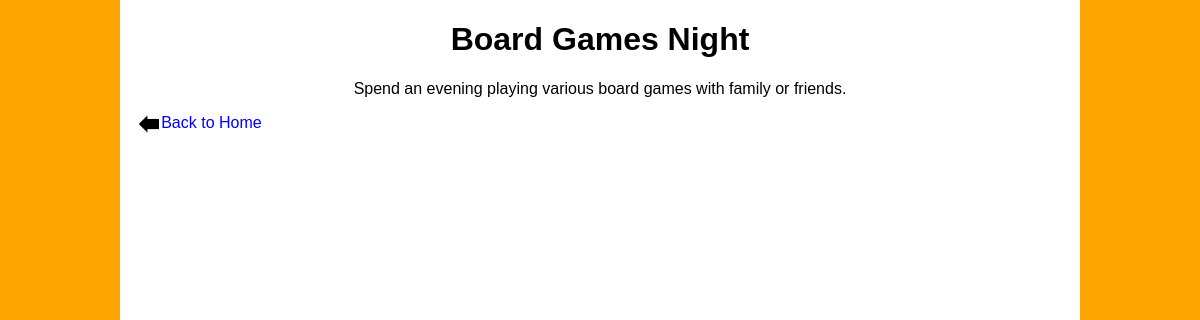
Screenshot of /activitypage/Board Games Night with the database file from the repository.
### tables this page shows
CREATE TABLE activity(
activity_id integer primary key autoincrement,
name text not null,
description text not null,
link text);

### main.py (the view)
@app.route('/activitypage/<activity>')
def activitypage(activity):
    cursor.execute("SELECT activity.name, activity.description FROM activity WHERE activity.name = ?", (activity,))
    activity = cursor.fetchone()
    if activity:
        activity_details = {
            'name': activity['name'],
            'description': activity['description']
        }
        return render_template('activitypage.html', activity=activity_details)
    else:
        return "Activity not found", 404

### templates/activitypage.html (shortened to what this page needs)
<!DOCTYPE html>
<html>
  <head>
    <link rel="stylesheet" href="{{ url_for('static', filename='page.css') }}">
  </head>
  <body>
    <h1>{{ activity.name }}</h1>
    <p>{{ activity.description }}</p>
    <img src="{{ url_for('static', filename='arrow_left.png') }}" alt="" id="arrow"><a href="{{ url_for('home') }}" id="return">Back to Home</a>
  </body>
</html>

### static/page.css (style rules this page uses)
body { font-family: sans-serif; min-height: 100vh; background: linear-gradient(to right, orange 10%, white 10%, white 90%, orange 90%); background-size: 100% 100%; margin-left: 10%; margin-right: 10%; }
h1 { text-align: center; }
p { margin-left: 5%; margin-right: 5%; text-align: center; }
a:link, a:visited { color: blue; text-decoration: None; }
#return { margin-left: 2px; margin-bottom: 4px; }
#arrow { width:20px; height:20px; float: left; margin-left: 2% }

### rows the page displays
activity: name "Board Games Night", description "Spend an evening playing various board games with family or friends."
